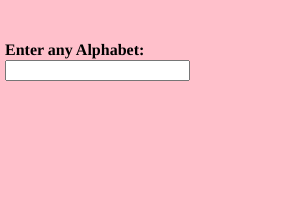
Frame 1 (no input)
Frame 60 (no input): identical to frame 1, image omitted
Frame 120 (the mouse pressed at the canvas centre since frame 60): identical to frame 1, image omitted

The p5.js sketch that drew this single still picture (run headless with seeded random() and noise() and a simulated clock; from frame 60 on, the mouse is pressed at the canvas centre):

// p5.js sketch
// ── sketch.js
var input,heading;


function setup() 
{
  createCanvas(300, 200);
  background("pink");

  input = createInput();
  input.position(5,60);
  
  heading = createElement("h4","Enter any Alphabet:");
  heading.position(5,20);

  textAlign(CENTER);
  textSize(50);
}

function draw() {
const value = input.value();
switch (value){
  case `a`: console.log("vowel1");
  break;
  case `e`: console.log("vowel2");
  break;
  case `i`: console.log("vowel3");
  break;
  case `o`: console.log("vowel4");
  break;
  case `u`: console.log("vowel5");
  break;
  default:
    console.log("Please enter any character.");
}
  
}
